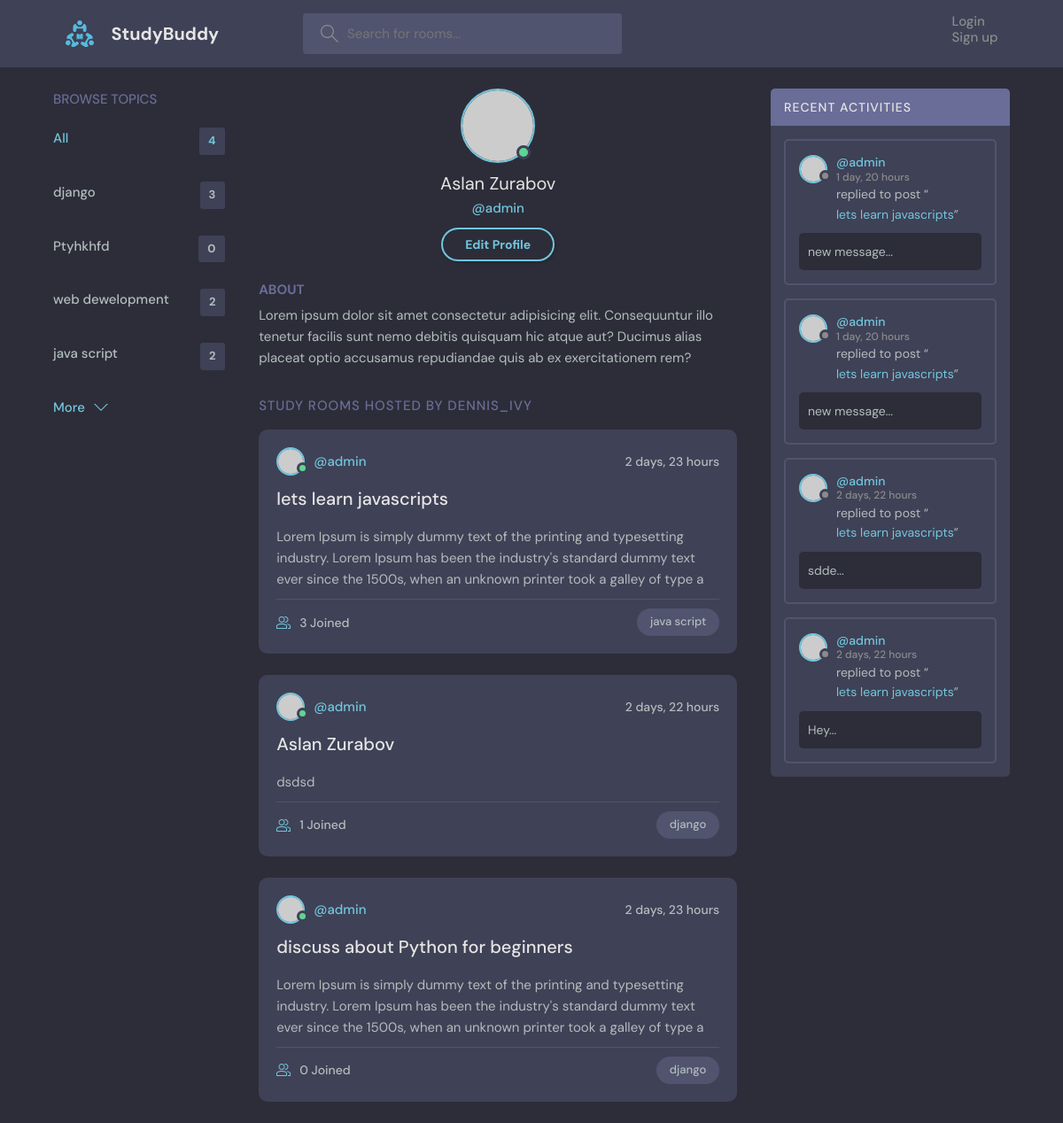
Before: /profile/1 with the older database file.
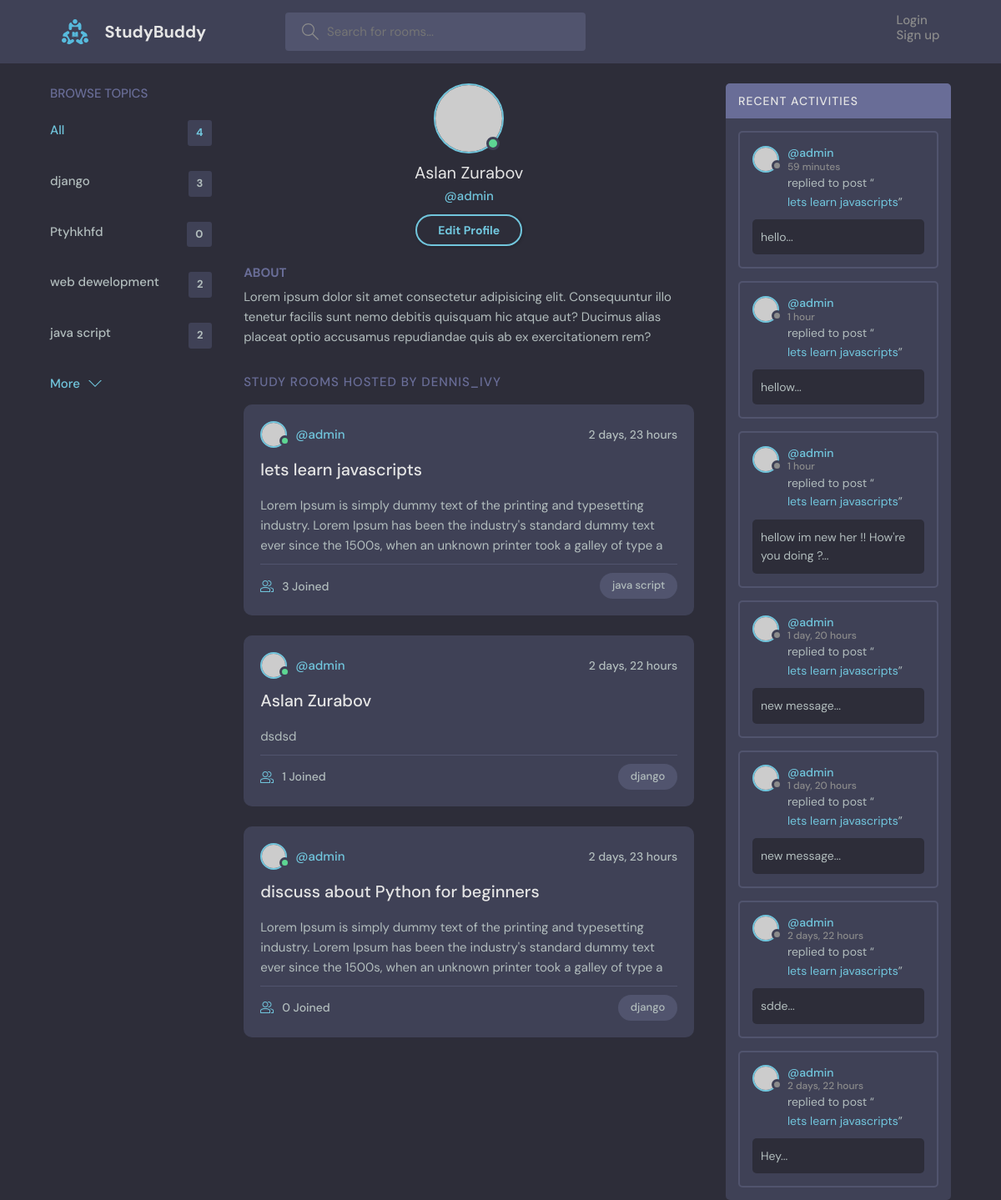
After: the same page with the newer database file.
### base/models.py (models this page shows, shortened)
class Topic(models.Model):
    name = models.CharField(max_length=200)
    def __str__(self):
        return self.name

class Room(models.Model):
    host =  models.ForeignKey(User,on_delete=models.SET_NULL, null=True)
    topic = models.ForeignKey(Topic,on_delete=models.SET_NULL, null=True,)
    name = models.CharField(max_length=200)
    description = models.TextField(null=True, blank=True)
    participants = models.ManyToManyField(User, related_name='participants', blank=True)
    updated = models.DateTimeField(auto_now=True)
    created = models.DateTimeField(auto_now_add=True)
    class Meta:
        ordering = ['-updated','-created']
    def get_absolute_url(self):
        return reverse('base:room', kwargs={'pk':self.id})

class Message(models.Model):
    user = models.ForeignKey(User,on_delete=models.CASCADE)
    room = models.ForeignKey(Room,on_delete=models.CASCADE)
    body = models.TextField()
    updated = models.DateTimeField(auto_now=True)
    created = models.DateTimeField(auto_now_add=True)
    def __str__(self):
        return self.body[:50] + '...'
    class Meta:
        ordering = ['-updated','-created']

### base/views.py (the view)
# urls.py: path('profile/<str:pk>',userProfile,name='user-profile'),
def userProfile(request,pk):
    user = User.objects.get(id=pk)
    rooms = user.room_set.all()
    topic = Topic.objects.all()
    room_messages = user.message_set.all()
    context = {'prof_user':user,
                'rooms':rooms,
                'topic':topic,
                'room_messages':room_messages
                }
    return render(request, 'profile.html',context=context)

### base/templates/base/profile.html
{% extends 'main.html' %}
{% block content %}
  <main class="profile-page layout layout--3">
    <div class="container">
      {% include 'topic_component.html' %}
      <div class="roomList">
        <div class="profile">
          <div class="profile__avatar">
            <div class="avatar avatar--large active">
              <img src="https://randomuser.me/api/portraits/men/11.jpg" />
            </div>
          </div>
          <div class="profile__info">
            <h3>{{prof_user.first_name}} {{prof_user.last_name}}</h3>
            <p>@{{prof_user.username}}</p>
            <a href="edit-user.html" class="btn btn--main btn--pill">Edit Profile</a>
          </div>
          <div class="profile__about">
            <h3>About</h3>
            <p>
              Lorem ipsum dolor sit amet consectetur adipisicing elit. Consequuntur illo tenetur
              facilis sunt nemo debitis quisquam hic atque aut? Ducimus alias placeat optio
              accusamus repudiandae quis ab ex exercitationem rem?
            </p>
          </div>
        </div>
        <div class="roomList__header">
          <div>
            <h2>Study Rooms Hosted by dennis_ivy</a>
            </h2>
          </div>
        </div>
      {% include 'feed_component.html' %}
      </div>
      {% include 'activity_component.html' %}
    </div>
  </main>
{% endblock %}

### templates/main.html (shortened to what this page needs)
<!DOCTYPE html>
{% load static %}
<html lang="en">
  <head>
    <link rel="stylesheet" href="{% static 'style.css' %}" />
  </head>
  <body>
    {% include 'navbar.html' %}
    {% block content %}
    {% endblock %}
  </body>
</html>

### templates/navbar.html (shortened to what this page needs)
{% load static %}
 <header class="header header--loggedIn">
    <div class="container">
      <a href="{% url 'base:home' %}" class="header__logo">
        <img src="{% static 'logo.svg' %}" />
        <h1>StudyBuddy</h1>
      </a>
      <form class="header__search" action="{% url 'base:home' %}" method="get" >
        <label>
          <input type="text" name='q' placeholder="Search for rooms..." />
        </label>
      </form>
      <nav class="header__menu">
          {% if user.is_authenticated %}
          <div class="header__user">
            <a href="profile.html">
              <div class="avatar avatar--medium active">
                <img src="https://randomuser.me/api/portraits/men/37.jpg" />
              </div>
              <p>{{user.first_name}} {{user.last_name}}<span>@{{user.username}}</span></p>
            </a>
            <button class="dropdown-button">
              <svg version="1.1" xmlns="http://www.w3.org/2000/svg" width="32" height="32" viewBox="0 0 32 32">
                <title>chevron-down</title>
                <path d="M16 21l-13-13h-3l16 16 16-16h-3l-13 13z"></path>
              </svg>
            </button>
          </div>
          <div class="dropdown-menu">
            <a href="settings.html" class="dropdown-link"
              ><svg version="1.1" xmlns="http://www.w3.org/2000/svg" width="32" height="32" viewBox="0 0 32 32">
                <title>tools</title>
                <path
                  d="M27.465 32c-1.211 0-2.35-0.471-3.207-1.328l-9.392-9.391c-2.369 0.898-4.898 0.951-7.355 0.15-3.274-1.074-5.869-3.67-6.943-6.942-0.879-2.682-0.734-5.45 0.419-8.004 0.135-0.299 0.408-0.512 0.731-0.572 0.32-0.051 0.654 0.045 0.887 0.277l5.394 5.395 3.586-3.586-5.394-5.395c-0.232-0.232-0.336-0.564-0.276-0.887s0.272-0.596 0.572-0.732c2.552-1.152 5.318-1.295 8.001-0.418 3.274 1.074 5.869 3.67 6.943 6.942 0.806 2.457 0.752 4.987-0.15 7.358l9.392 9.391c0.844 0.842 1.328 2.012 1.328 3.207-0 2.5-2.034 4.535-4.535 4.535zM15.101 19.102c0.26 0 0.516 0.102 0.707 0.293l9.864 9.863c0.479 0.479 1.116 0.742 1.793 0.742 1.398 0 2.535-1.137 2.535-2.535 0-0.668-0.27-1.322-0.742-1.793l-9.864-9.863c-0.294-0.295-0.376-0.74-0.204-1.119 0.943-2.090 1.061-4.357 0.341-6.555-0.863-2.631-3.034-4.801-5.665-5.666-1.713-0.561-3.468-0.609-5.145-0.164l4.986 4.988c0.391 0.391 0.391 1.023 0 1.414l-5 5c-0.188 0.188-0.441 0.293-0.707 0.293s-0.52-0.105-0.707-0.293l-4.987-4.988c-0.45 1.682-0.397 3.436 0.164 5.146 0.863 2.631 3.034 4.801 5.665 5.666 2.2 0.721 4.466 0.604 6.555-0.342 0.132-0.059 0.271-0.088 0.411-0.088z"
                ></path>
              </svg>
              Settings</a
            >
            <a href="{% url 'base:logout' %}" class="dropdown-link"
              ><svg version="1.1" xmlns="http://www.w3.org/2000/svg" width="32" height="32" viewBox="0 0 32 32">
                <title>sign-out</title>
                <path
                  d="M3 0h22c0.553 0 1 0 1 0.553l-0 3.447h-2v-2h-20v28h20v-2h2l0 3.447c0 0.553-0.447 0.553-1 0.553h-22c-0.553 0-1-0.447-1-1v-30c0-0.553 0.447-1 1-1z"
                ></path>
                <path
                  d="M21.879 21.293l1.414 1.414 6.707-6.707-6.707-6.707-1.414 1.414 4.293 4.293h-14.172v2h14.172l-4.293 4.293z"
                ></path>
              </svg>
              Logout</a
            >
          </div>
        {% else %}
          <a href="{% url 'base:login' %}">
            <p>Login</p>
          </a>
          <a href="{% url 'base:register' %}">
            <p>Sign up</p>
          </a>
          {% endif %}
        </nav>
    </div>
  </header>

### base/templates/base/topic_component.html
<div class="topics">
   <div class="topics__header">
     <h2>Browse Topics</h2>
   </div>
   <ul class="topics__list">
     <li>
       <a href="{% url 'base:home' %}" class="active">All <span>{{topic.count}}</span></a>
     </li>
     {% for tpc in topic %}
     <li>
       <a href="{% url 'base:home' %}?q={{tpc.name}}">{{tpc}} <span>{{tpc.room_set.all.count}}</span></a>
     </li>
     {% endfor %}
   </ul>
   <a class="btn btn--link" href="topics.html">
     More
     <svg version="1.1" xmlns="http://www.w3.org/2000/svg" width="32" height="32" viewBox="0 0 32 32">
       <title>chevron-down</title>
       <path d="M16 21l-13-13h-3l16 16 16-16h-3l-13 13z"></path>
     </svg>
   </a>
 </div>

### base/templates/base/feed_component.html (shortened to what this page needs)
{% for room in rooms %}
<div class="roomListRoom">
    <div class="roomListRoom__header">
      <a href="profile.html" class="roomListRoom__author">
        <div class="avatar avatar--small active">
          <img src="https://randomuser.me/api/portraits/men/11.jpg" />
        </div>
        <span>@{{room.host.username}}</span>
      </a>
      <div class="roomListRoom__actions">
        <span>{{room.created|timesince}}</span>
      </div>
    </div>
    <div class="roomListRoom__content">
      <a href="{{room.get_absolute_url}}">{{ room.name }}</a>
      <p>
        {{room.description|slice:':200'}}
      </p>
    </div>
    <div class="roomListRoom__meta">
      <a class="roomListRoom__joined">
        {{room.participants.count}} Joined
      </a>
      <p class="roomListRoom__topic">{{room.topic.name}}</p>
    </div>
  </div>
  {% endfor %}

### base/templates/base/activity_component.html (shortened to what this page needs)
        <div class="activities">
            <div class="activities__header">
              <h2>Recent Activities</h2>
            </div>
            {% for message in room_messages %}
            <div class="activities__box">
              <div class="activities__boxHeader roomListRoom__header">
                <a href="{% url 'base:user-profile' message.user.id %}" class="roomListRoom__author">
                  <div class="avatar avatar--small">
                    <img src="https://randomuser.me/api/portraits/women/11.jpg" />
                  </div>
                  <p>
                    @{{message.user}}
                    <span>{{message.created|timesince}}</span>
                  </p>
                </a>
              </div>
              <div class="activities__boxContent">
                <p>replied to post “<a href="{% url 'base:room' message.room.id%}">{{message.room.name}}</a>”</p>
                <div class="activities__boxRoomContent">
                  {{message}}
                </div>
              </div>
            </div>
            {% endfor %}
          </div>

Changed rows visible on the page:
added Message: user "admin", created "59 minutes", room.name "lets learn javascripts", body "hello..."
added Message: user "admin", created "1 hour", room.name "lets learn javascripts", body "hellow..."
added Message: user "admin", created "1 hour", room.name "lets learn javascripts", body "hellow im new her !! How're you doing ?..."
